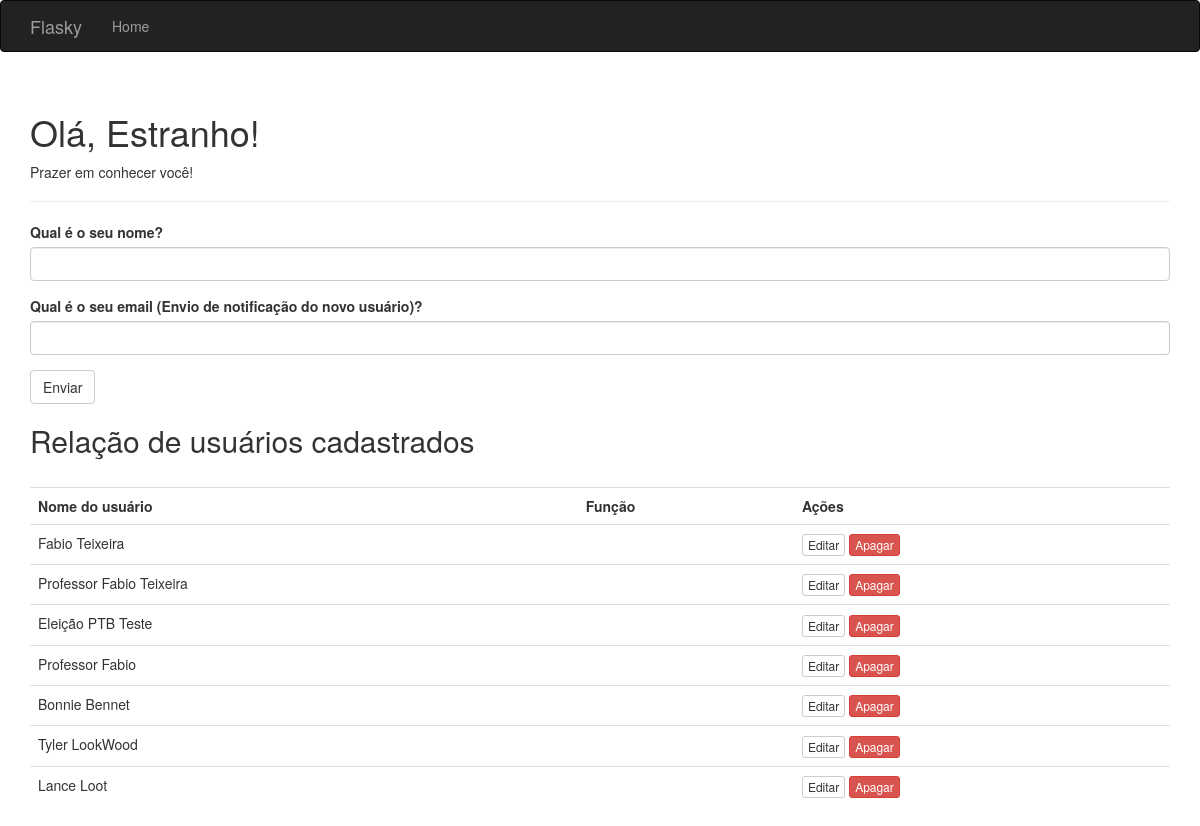
The app's page /, older data.
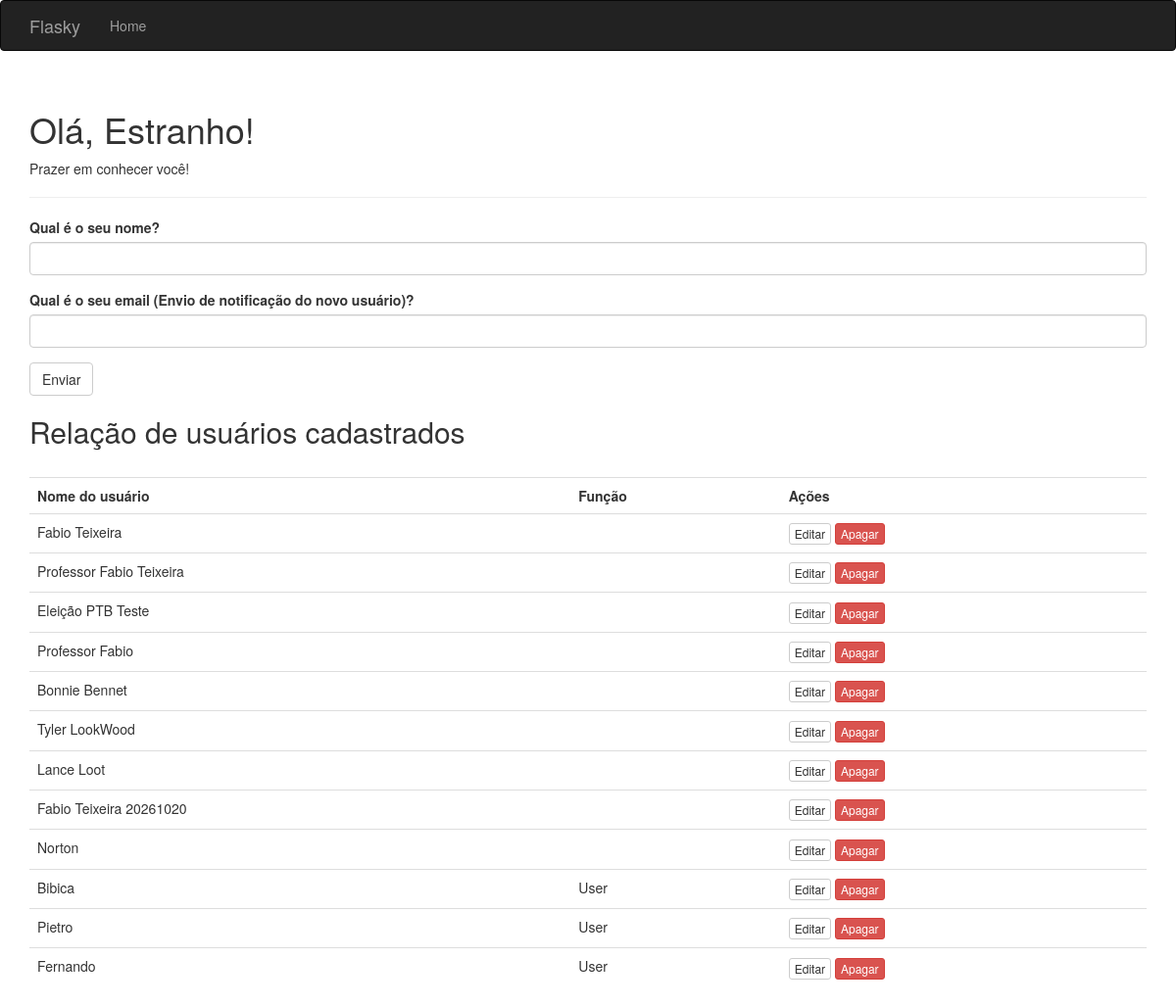
The same page, newer data.
### app/models.py (models this page shows, shortened)
class User(db.Model):
    __tablename__ = 'users'
    id = db.Column(db.Integer, primary_key=True)
    username = db.Column(db.String(64), unique=True, index=True)
    role_id = db.Column(db.Integer, db.ForeignKey('roles.id'))

class Role(db.Model):
    __tablename__ = 'roles'
    id = db.Column(db.Integer, primary_key=True)
    name = db.Column(db.String(64), unique=True)
    users = db.relationship('User', backref='role', lazy='dynamic')

### app/main/views.py (the view, shortened to what this page needs)
@main.route('/', methods=['GET', 'POST'])
def index():
    form = NameForm()
    pessoas = User.query.all()
    return render_template('index.html',
                           form=form, name=session.get('name'), pessoas=pessoas,
                           known=session.get('known', False))

### app/main/forms.py
class NameForm(FlaskForm):
    name = StringField('Qual é o seu nome?', validators=[DataRequired()])
    email = StringField("Qual é o seu email (Envio de notificação do novo usuário)?", validators=[DataRequired(), Email()])
    submit = SubmitField('Enviar')

### app/templates/index.html (shortened to what this page needs)
{% extends "base.html" %}
{% import "bootstrap/wtf.html" as wtf %}
{% block page_content %}
<div class="page-header">
    <h1>Olá, {% if name %}{{ name }}{% else %}Estranho{% endif %}!</h1>
    {% if not known %}
    <p>Prazer em conhecer você!</p>
    {% else %}
    <p>Feliz em ver você novamente!</p>
    {% endif %}
</div>
{{ wtf.quick_form(form) }}
<h2>Relação de usuários cadastrados</h2>
<br>
<table class="table">
    <tr>
        <th>Nome do usuário</th>
        <th>Função</th>
        <th>Ações</th>
    </tr>
    {% for pessoa in pessoas %}
    <tr id="row-{{ pessoa.id }}">
        <td class="view-mode">{{ pessoa.username }}</td>
        <td>{{ pessoa.role.name if pessoa.role else '' }}</td>
        <td>
            <span class="view-mode">
                <button type="button" class="btn btn-default btn-xs"
                        onclick="toggleEdit({{ pessoa.id }}, true)">Editar</button>
                <form action="{{ url_for('main.delete_user', id=pessoa.id) }}"
                      method="post" style="display:inline;"
                      onsubmit="return confirm('Apagar {{ pessoa.username }}?');">
                    <button type="submit" class="btn btn-danger btn-xs">Apagar</button>
                </form>
            </span>
        </td>
    </tr>
    {% endfor %}
</table>
{% endblock %}

### app/templates/base.html (shortened to what this page needs)
{% extends "bootstrap/base.html" %}
{% block head %}
{{ super() }}
{% endblock %}
{% block navbar %}
<div class="navbar navbar-inverse" role="navigation">
    <div class="container">
        <div class="navbar-header">
            <a class="navbar-brand" href="{{ url_for('main.index') }}">Flasky</a>
        </div>
        <div class="navbar-collapse collapse">
            <ul class="nav navbar-nav">
                <li><a href="{{ url_for('main.index') }}">Home</a></li>
            </ul>
        </div>
    </div>
</div>
{% endblock %}
{% block content %}
<div class="container">
    {% block page_content %}{% endblock %}
</div>
{% endblock %}

Row changes from the older to the newer data that the page shows:
added User: username "Fabio Teixeira 20261020"
added User: username "Norton"
added User: username "Bibica", role "User"
added User: username "Pietro", role "User"
added User: username "Fernando", role "User"
